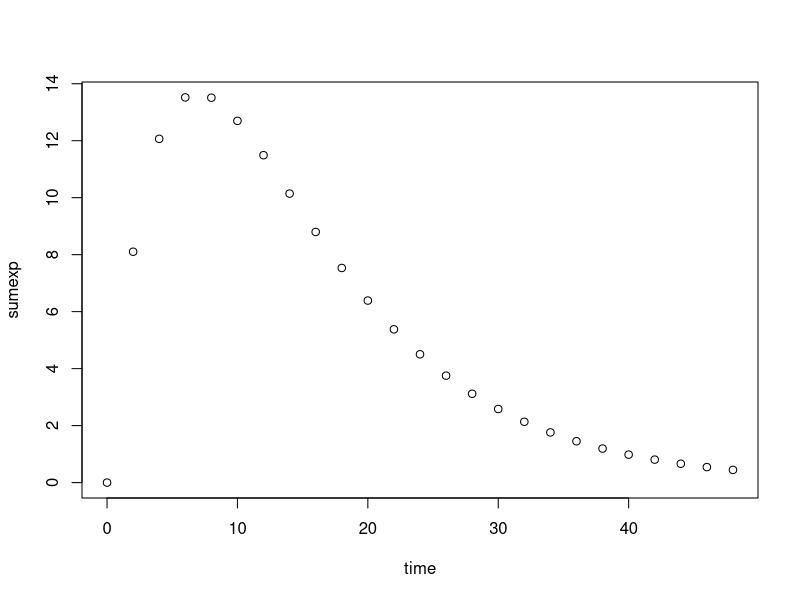
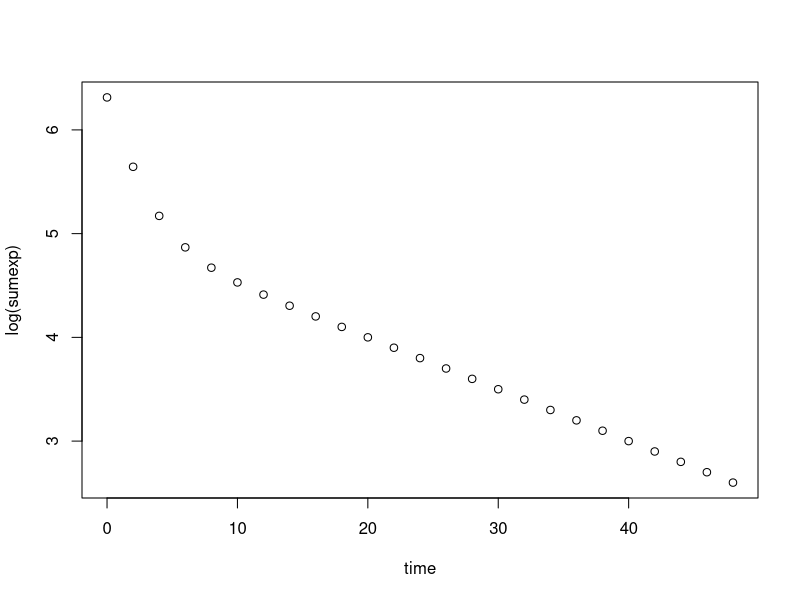
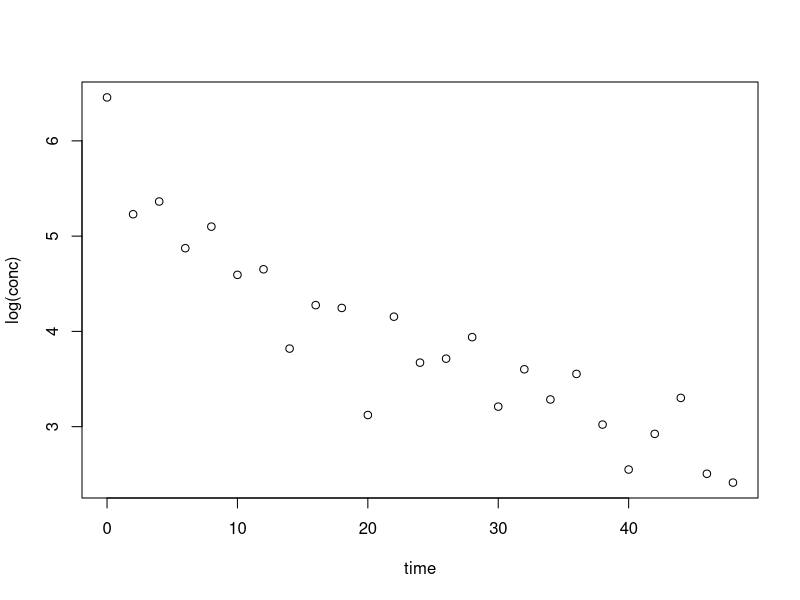
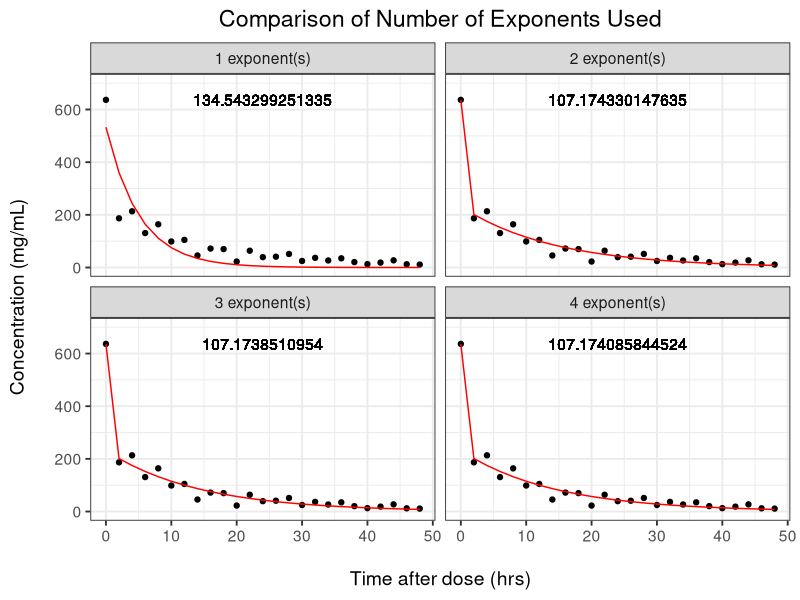
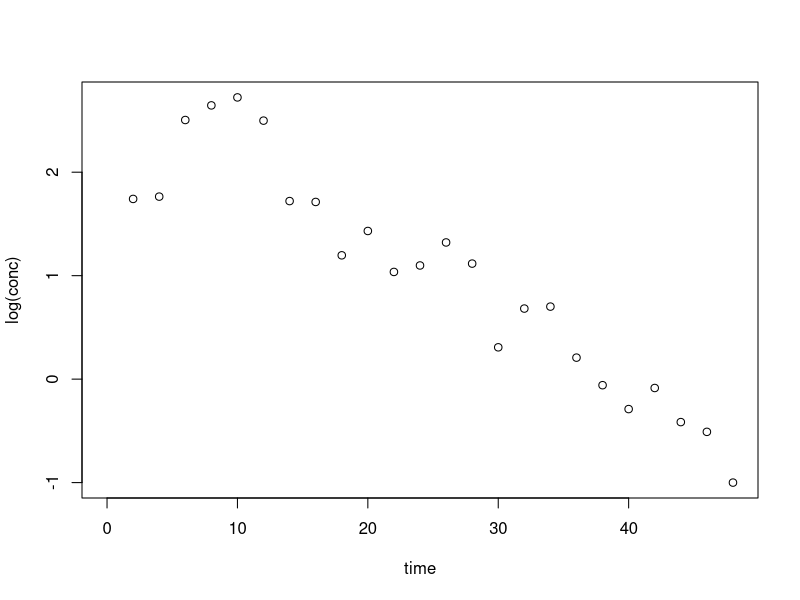
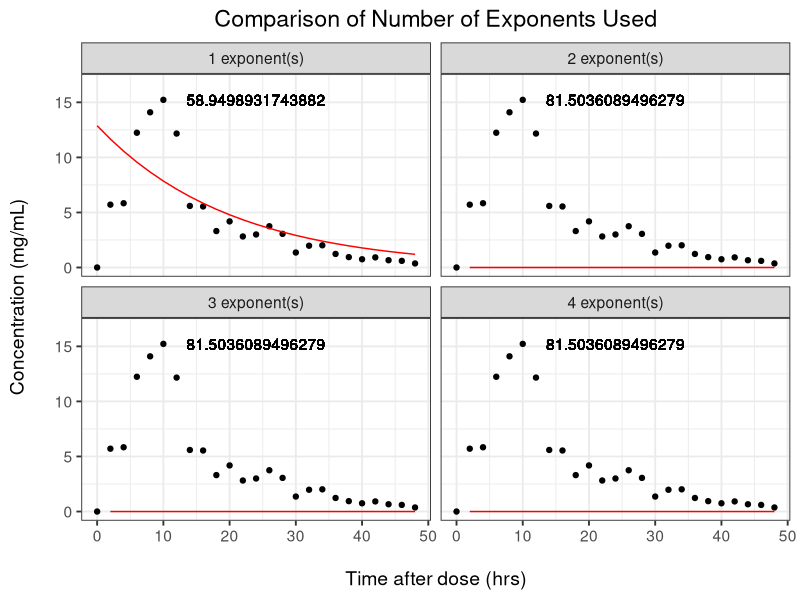

Write R code to recreate these figures, in order.
# Working out how to fit to PK data using sum of exponentials
# -----------------------------------------------------------------------------
# Email from Richard
# included excel spreadsheet using formulas to fit coefficients of linear
# equations

  library(plyr)
  library(ggplot2)
  theme_bw2 <- theme_set(theme_bw(base_size = 14))
  theme_update(plot.title = element_text(hjust = 0.5))

# Absorption Curve
  time.samp <- seq(0, 48, by = 2)
  absdata <- data.frame(
    time = time.samp,
    line1 = -0.2*time.samp + 4,
    line2 = -0.1*time.samp + 4
  )
  absdata$sumexp <- exp(absdata$line2) - exp(absdata$line1)
  with(absdata, plot(time, sumexp))

# 2 Compartment Curve
  twodata <- data.frame(
    time = time.samp,
    line1 = -0.5*time.samp + 6,
    line2 = -0.05*time.samp + 5
  )
  twodata$sumexp <- exp(twodata$line1) + exp(twodata$line2)
  with(twodata, plot(time, log(sumexp)))
# -----------------------------------------------------------------------------
# Setup OFV functions
# Flexible sum of coefficients function
  pred.sumexp <- function(x, t, subtract.last) {
    n <- length(x)/2
    for (i in 1:n) {
      if (!exists("yhat")) yhat <- exp(x[i]*t + x[n+i])
      else if (i != n | subtract.last == F) yhat <- yhat + exp(x[i]*t + x[n+i])
      else if (subtract.last == T) yhat <- yhat - exp(x[i]*t + x[n+i])
    }
    return(yhat)
  }

  # Flexible maximum likelihood estimmation
  mle.sumexp <- function(par, x, y, abs = F) {
    yhat <- pred.sumexp(par, x, abs)
    err <- y - yhat
    sigma <- sd(err)
    loglik <- dnorm(y, yhat, sigma, log = T)
    return(-1*sum(loglik))
  }

  multi.mle.sumexp <- function(data, absorp = F, comp = 3) {
    x <- data[which(data[, 2] != 0), 1]
    y <- data[which(data[, 2] != 0), 2]
    opt.par <- list(NULL)
    opt.val <- list(NULL)
    lm.par <- unname(lm(log(y) ~ x)$coefficients)[c(2, 1)]
    for (i in 1:comp) {
      if (i == 1) {
        init.par <- lm.par
      } else if (i == 2) {
        browser()
        init.par <- rep(lm.par, each = 2)*c(0.9, 1.1)
      } else {
        init.par <- c(
          mean(optres$par[1:(i-1)]), optres$par[1:(i-1)],
          mean(optres$par[i:(2*i-2)]), optres$par[i:(2*i-2)]
        )
      }
      optres <- optim(
        init.par,
        mle.sumexp,  # maximum likelihood fitting function
        method = "BFGS",
        x = x, y = y, abs = absorp
      )
      opt.par[[i]] <- optres$par
      opt.val[i] <- optres$value
    }
    res <- list(par = opt.par, value = opt.val)
    res
  }

  plot.sumexp <- function(res, data, absorp = F) {
    plotdata <- ldply(res$par, function(x) {
      data.frame(
        comp = as.factor(length(x)/2),
        time = data$time,
        cobs = data$conc,
        pred = pred.sumexp(x, data$time, absorp),
        objv = res$value[[length(x)/2]]
      )
    })
    levels(plotdata$comp) <- paste(levels(plotdata$comp), "exponent(s)")
    ylim <- c(0, 1.1*max(plotdata$cobs))
    xlim <- c(0, max(plotdata$time))

    plotobj <- NULL
    plotobj <- ggplot(data = plotdata)
    plotobj <- plotobj + ggtitle("Comparison of Number of Exponents Used")
    plotobj <- plotobj + geom_point(aes(x = time, y = cobs))
    plotobj <- plotobj + geom_line(aes(x = time, y = pred), colour = "red")
    plotobj <- plotobj + geom_text(aes(x = median(time), y = max(cobs), label = objv))
    plotobj <- plotobj + scale_y_continuous("Concentration (mg/mL)\n", lim = ylim)
    plotobj <- plotobj + scale_x_continuous("\nTime after dose (hrs)", lim = xlim)
    plotobj <- plotobj + facet_wrap(~comp)
    plotobj
  }

# -----------------------------------------------------------------------------
# Will require fitting to real data, parameters are slope and intercept
  err <- 1 + rnorm(n = length(time.samp), mean = 0, sd = 0.3)
  data1 <- data.frame(
    time = time.samp,
    conc = twodata$sumexp*err
  )
  with(data1, plot(time, log(conc)))

  all.res <- multi.mle.sumexp(data1, comp = 4)
  #with(all.res, which(unlist(value) == min(unlist(value))))  # best fit
  plot.sumexp(all.res, data1)

# -----------------------------------------------------------------------------
# Will require fitting to real data, parameters are slope and intercept
  err <- 1 + rnorm(n = length(time.samp), mean = 0, sd = 0.3)
  data2 <- data.frame(
    time = time.samp,
    conc = absdata$sumexp*err
  )
  with(data2, plot(time, log(conc)))

  all.res <- multi.mle.sumexp(data2, comp = 4, absorp = T)

  plot.sumexp(all.res, data2, absorp = T)
